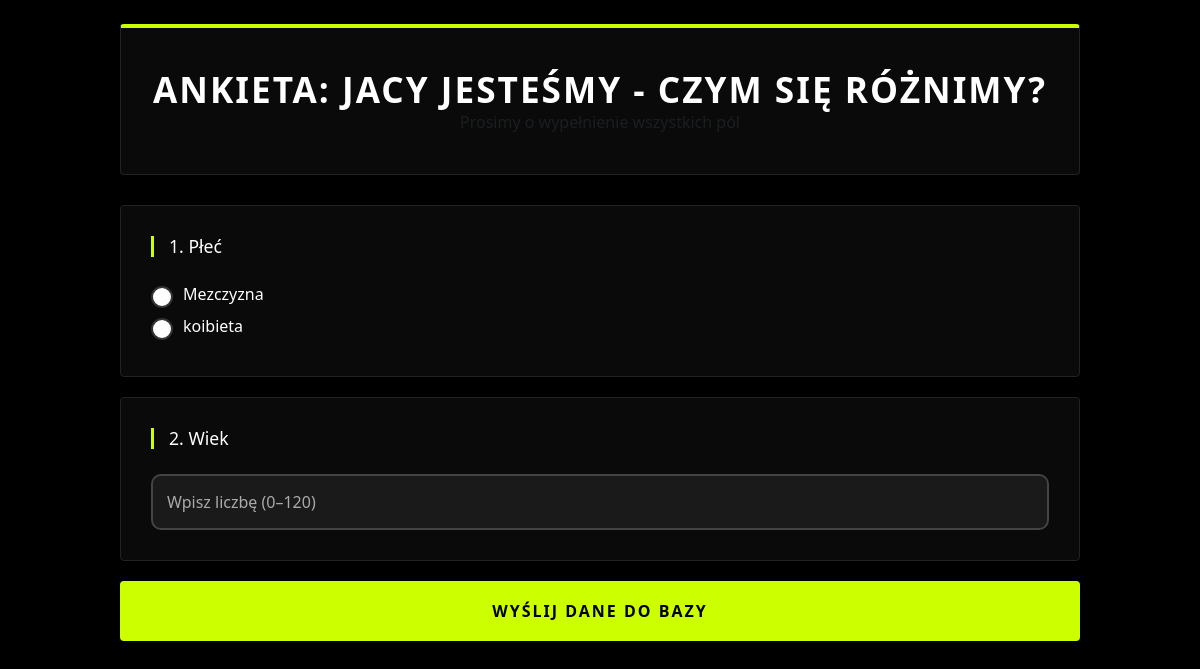
Before: / with the older database file.
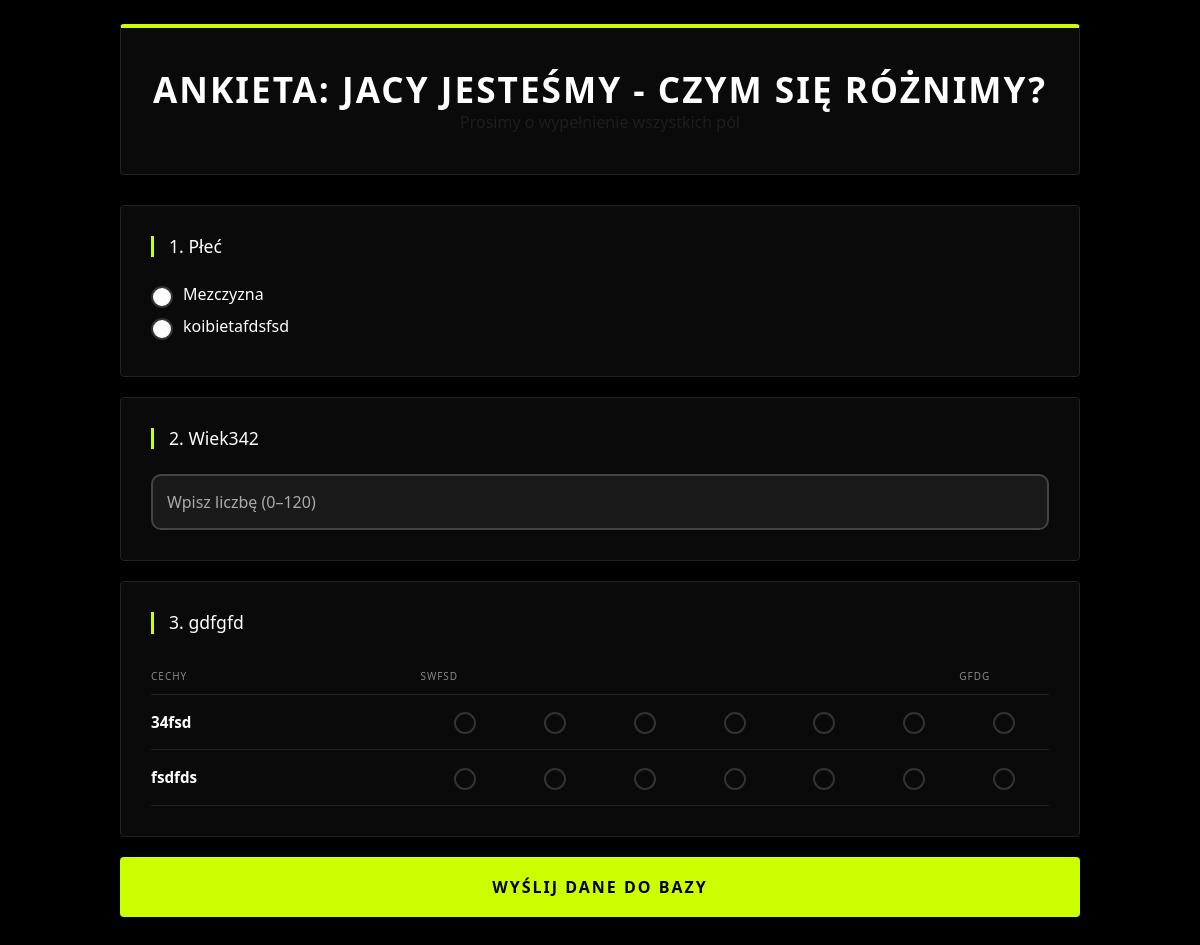
After: the same page with the newer database file.
### app.py (models this page shows)
class Question(db.Model):
    id = db.Column(db.Integer, primary_key=True)
    q_type = db.Column(db.String(50))
    content = db.Column(db.Text)

### app.py (the view, shortened to what this page needs)
@app.route('/', methods=['GET', 'POST'])
def index():
    ip = request.remote_addr
    if not Visit.query.filter_by(ip=ip).first():
        db.session.add(Visit(ip=ip))
        db.session.commit()
    questions = [{
        'id': q.id,
        'q_type': q.q_type,
        'data': json.loads(q.content)
    } for q in Question.query.all()]
    return render_template('index.html', questions=questions)

### templates/index.html (shortened to what this page needs)
<!DOCTYPE html>
<html lang="pl">
<head>
    <link href="https://cdn.jsdelivr.net/npm/bootstrap@5.3.0/dist/css/bootstrap.min.css" rel="stylesheet">
    <link rel="stylesheet" href="{{ url_for('static', filename='style.css') }}">
</head>
<body>
<div class="container py-4">
    <div class="row justify-content-center">
        <div class="col-12">
            <div class="survey-header">
                <h1>Ankieta: Jacy jesteśmy - czym się różnimy?</h1>
                <p class="text-muted m-0">Prosimy o wypełnienie wszystkich pól</p>
            </div>
            <form method="POST">
                {% for q in questions %}
                <div class="question-card">
                    {% if q.q_type == 'radio' %}
                        <h5>{{ loop.index }}. {{ q.data.question }}</h5>
                        {% for opt in q.data.options %}
                        <div class="form-check mb-2">
                            <input class="form-check-input"
                                   type="radio"
                                   name="q_{{ q.id }}"
                                   value="{{ opt }}"
                                   required>
                            <label class="form-check-label px-2">
                                {{ opt }}
                            </label>
                        </div>
                        {% endfor %}
                    {% elif q.q_type == 'matrix' %}
                        <h5>{{ loop.index }}. {{ q.data.question }}</h5>
                        <div class="table-responsive">
                            <table class="matrix-table">
                                <thead>
                                    <tr>
                                        <th>CECHY</th>
                                        <th>{{ q.data.left_label }}</th>
                                        {% for i in range(q.data.scale_points - 2) %}
                                            <th></th>
                                        {% endfor %}
                                        <th>{{ q.data.right_label }}</th>
                                    </tr>
                                </thead>
                                <tbody>
                                    {% for row in q.data.rows %}
                                    <tr>
                                        <td class="row-label">{{ row.label }}</td>
                                        {% for i in range(1, q.data.scale_points + 1) %}
                                        <td class="radio-cell">
                                            <input type="radio"
                                                   name="q_{{ q.id }}_{{ row.id }}"
                                                   value="{{ i }}">
                                        </td>
                                        {% endfor %}
                                    </tr>
                                    {% endfor %}
                                </tbody>
                            </table>
                        </div>
                    {% elif q.q_type == 'open_numeric' or q.q_type == 'open' %}
                        <h5>{{ loop.index }}. {{ q.data.question }}</h5>
                        <input type="number"
                               class="form-control"
                               placeholder="Wpisz liczbę (0–120)"
                               name="q_{{ q.id }}"
                               min="0"
                               max="120"
                               required>
                    {% endif %}
                </div>
                {% endfor %}
                <div class="pb-5">
                    <button type="submit" class="btn-submit">
                        WYŚLIJ DANE DO BAZY
                    </button>
                </div>
            </form>
        </div>
    </div>
</div>
</body>
</html>

Changed rows visible on the page:
changed Question (number 2 of 3 on the later page): data.question "Wiek" → "Wiek342"
added Question: data.question "gdfgfd", data.left_label "SWFSD", q_type "matrix" (drawn), data.right_label "GFDG", label "34fsd" "fsdfds"
Other visible differences:
new list line: "☐ koibietafdsfsd"
list line gone: "☐ koibieta"
